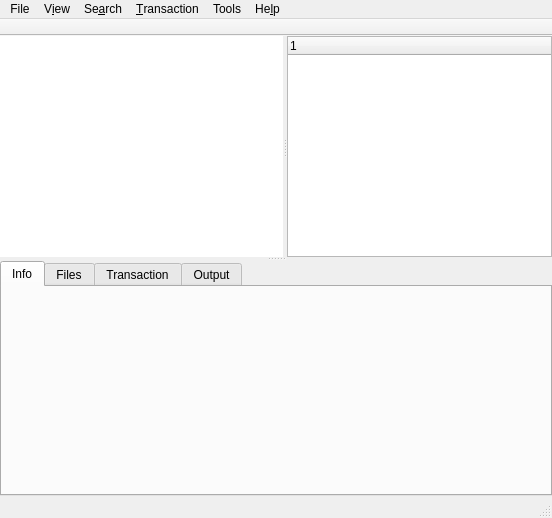
<?xml version="1.0" encoding="UTF-8"?>
<ui version="4.0">
 <class>MainWindow</class>
 <widget class="QMainWindow" name="MainWindow">
  <property name="geometry">
   <rect>
    <x>0</x>
    <y>0</y>
    <width>552</width>
    <height>518</height>
   </rect>
  </property>
  <property name="windowTitle">
   <string>Octopi</string>
  </property>
  <property name="windowIcon">
   <iconset>
    <normaloff>:/resorces/icons/resources/icons/octopi_yellow.png</normaloff>:/resorces/icons/resources/icons/octopi_yellow.png</iconset>
  </property>
  <widget class="QWidget" name="centralWidget">
   <property name="enabled">
    <bool>true</bool>
   </property>
   <layout class="QGridLayout" name="gridLayout">
    <property name="leftMargin">
     <number>0</number>
    </property>
    <property name="topMargin">
     <number>0</number>
    </property>
    <property name="rightMargin">
     <number>0</number>
    </property>
    <property name="bottomMargin">
     <number>0</number>
    </property>
    <property name="spacing">
     <number>0</number>
    </property>
    <item row="0" column="0">
     <widget class="QSplitter" name="splitterHorizontal">
      <property name="orientation">
       <enum>Qt::Vertical</enum>
      </property>
      <widget class="QSplitter" name="splitterVertical">
       <property name="orientation">
        <enum>Qt::Horizontal</enum>
       </property>
       <widget class="QTreeView" name="tvPackages">
        <property name="sizePolicy">
         <sizepolicy hsizetype="Expanding" vsizetype="MinimumExpanding">
          <horstretch>0</horstretch>
          <verstretch>0</verstretch>
         </sizepolicy>
        </property>
        <property name="minimumSize">
         <size>
          <width>0</width>
          <height>0</height>
         </size>
        </property>
        <property name="maximumSize">
         <size>
          <width>16777215</width>
          <height>16777215</height>
         </size>
        </property>
        <property name="frameShape">
         <enum>QFrame::NoFrame</enum>
        </property>
        <property name="frameShadow">
         <enum>QFrame::Plain</enum>
        </property>
        <property name="indentation">
         <number>20</number>
        </property>
       </widget>
       <widget class="QTreeWidget" name="twGroups">
        <property name="maximumSize">
         <size>
          <width>265</width>
          <height>16777215</height>
         </size>
        </property>
        <column>
         <property name="text">
          <string notr="true">1</string>
         </property>
        </column>
       </widget>
      </widget>
      <widget class="QTabWidget" name="twProperties">
       <property name="sizePolicy">
        <sizepolicy hsizetype="Expanding" vsizetype="Expanding">
         <horstretch>0</horstretch>
         <verstretch>0</verstretch>
        </sizepolicy>
       </property>
       <property name="minimumSize">
        <size>
         <width>0</width>
         <height>235</height>
        </size>
       </property>
       <property name="currentIndex">
        <number>0</number>
       </property>
       <widget class="QWidget" name="tabInfo">
        <attribute name="title">
         <string>Info</string>
        </attribute>
       </widget>
       <widget class="QWidget" name="tbFiles">
        <attribute name="title">
         <string>Files</string>
        </attribute>
       </widget>
       <widget class="QWidget" name="tabTransaction">
        <attribute name="title">
         <string>Transaction</string>
        </attribute>
       </widget>
       <widget class="QWidget" name="tabOutput">
        <attribute name="title">
         <string>Output</string>
        </attribute>
       </widget>
      </widget>
     </widget>
    </item>
   </layout>
  </widget>
  <widget class="QMenuBar" name="menuBar">
   <property name="geometry">
    <rect>
     <x>0</x>
     <y>0</y>
     <width>552</width>
     <height>21</height>
    </rect>
   </property>
   <property name="contextMenuPolicy">
    <enum>Qt::NoContextMenu</enum>
   </property>
   <widget class="QMenu" name="menuHelp">
    <property name="title">
     <string>He&amp;lp</string>
    </property>
    <addaction name="actionHelpUsage"/>
    <addaction name="separator"/>
    <addaction name="actionHelpAbout"/>
   </widget>
   <widget class="QMenu" name="menuView">
    <property name="title">
     <string>V&amp;iew</string>
    </property>
    <addaction name="actionViewAllPackages"/>
    <addaction name="actionViewInstalledPackages"/>
    <addaction name="actionViewNonInstalledPackages"/>
    <addaction name="separator"/>
   </widget>
   <widget class="QMenu" name="menuTransaction">
    <property name="title">
     <string>&amp;Transaction</string>
    </property>
    <addaction name="actionCommit"/>
    <addaction name="actionCancel"/>
   </widget>
   <widget class="QMenu" name="menuFile">
    <property name="title">
     <string>File</string>
    </property>
    <addaction name="actionGetNews"/>
    <addaction name="actionSyncPackages"/>
    <addaction name="actionSystemUpgrade"/>
    <addaction name="separator"/>
    <addaction name="actionInstallLocalPackage"/>
    <addaction name="actionOpenRootTerminal"/>
    <addaction name="separator"/>
    <addaction name="actionExit"/>
   </widget>
   <widget class="QMenu" name="menuSearch">
    <property name="title">
     <string>Se&amp;arch</string>
    </property>
    <addaction name="actionSearchByName"/>
    <addaction name="actionSearchByDescription"/>
    <addaction name="separator"/>
    <addaction name="actionSearchByFile"/>
   </widget>
   <widget class="QMenu" name="menuTools">
    <property name="title">
     <string>Tools</string>
    </property>
    <addaction name="actionCacheCleaner"/>
    <addaction name="actionPacmanLogViewer"/>
    <addaction name="actionRepositoryEditor"/>
   </widget>
   <addaction name="menuFile"/>
   <addaction name="menuView"/>
   <addaction name="menuSearch"/>
   <addaction name="menuTransaction"/>
   <addaction name="menuTools"/>
   <addaction name="menuHelp"/>
  </widget>
  <widget class="QToolBar" name="mainToolBar">
   <property name="contextMenuPolicy">
    <enum>Qt::NoContextMenu</enum>
   </property>
   <property name="movable">
    <bool>false</bool>
   </property>
   <attribute name="toolBarArea">
    <enum>TopToolBarArea</enum>
   </attribute>
   <attribute name="toolBarBreak">
    <bool>false</bool>
   </attribute>
  </widget>
  <widget class="QStatusBar" name="statusBar"/>
  <action name="actionHelpAbout">
   <property name="text">
    <string>&amp;About</string>
   </property>
   <property name="iconText">
    <string>About</string>
   </property>
   <property name="iconVisibleInMenu">
    <bool>true</bool>
   </property>
  </action>
  <action name="actionViewNonInstalledPackages">
   <property name="checkable">
    <bool>true</bool>
   </property>
   <property name="checked">
    <bool>false</bool>
   </property>
   <property name="text">
    <string>&amp;Non installed</string>
   </property>
  </action>
  <action name="actionCommit">
   <property name="icon">
    <iconset resource="../resources.qrc">
     <normaloff>:/resources/images/commit.png</normaloff>:/resources/images/commit.png</iconset>
   </property>
   <property name="text">
    <string>&amp;Commit</string>
   </property>
   <property name="shortcut">
    <string>Ctrl+M</string>
   </property>
  </action>
  <action name="actionCancel">
   <property name="icon">
    <iconset resource="../resources.qrc">
     <normaloff>:/resources/images/rollback.png</normaloff>:/resources/images/rollback.png</iconset>
   </property>
   <property name="text">
    <string>Ca&amp;ncel</string>
   </property>
   <property name="toolTip">
    <string>Cancel</string>
   </property>
   <property name="shortcut">
    <string>Ctrl+E</string>
   </property>
  </action>
  <action name="actionSyncPackages">
   <property name="icon">
    <iconset resource="../resources.qrc">
     <normaloff>:/resources/images/refresh.png</normaloff>:/resources/images/refresh.png</iconset>
   </property>
   <property name="text">
    <string>&amp;Sync database</string>
   </property>
   <property name="shortcut">
    <string>Ctrl+D</string>
   </property>
  </action>
  <action name="actionExit">
   <property name="icon">
    <iconset resource="../resources.qrc">
     <normaloff>:/resources/images/exit.png</normaloff>:/resources/images/exit.png</iconset>
   </property>
   <property name="text">
    <string>&amp;Exit</string>
   </property>
   <property name="shortcut">
    <string>Ctrl+Q</string>
   </property>
  </action>
  <action name="actionSystemUpgrade">
   <property name="icon">
    <iconset resource="../resources.qrc">
     <normaloff>:/resources/images/fast_forward.png</normaloff>:/resources/images/fast_forward.png</iconset>
   </property>
   <property name="text">
    <string>Package &amp;upgrade</string>
   </property>
   <property name="toolTip">
    <string>Package upgrade</string>
   </property>
   <property name="shortcut">
    <string>Ctrl+U</string>
   </property>
  </action>
  <action name="actionInstall">
   <property name="icon">
    <iconset resource="../resources.qrc">
     <normaloff>:/resources/images/toinstall.png</normaloff>:/resources/images/toinstall.png</iconset>
   </property>
   <property name="text">
    <string>Install</string>
   </property>
   <property name="toolTip">
    <string>Install</string>
   </property>
  </action>
  <action name="actionRemove">
   <property name="icon">
    <iconset resource="../resources.qrc">
     <normaloff>:/resources/images/toremove.png</normaloff>:/resources/images/toremove.png</iconset>
   </property>
   <property name="text">
    <string>Remove</string>
   </property>
   <property name="toolTip">
    <string>Remove</string>
   </property>
  </action>
  <action name="actionOutdated_packages">
   <property name="text">
    <string>Outdated packages</string>
   </property>
  </action>
  <action name="actionGetNews">
   <property name="icon">
    <iconset resource="../resources.qrc">
     <normaloff>:/resources/images/rss.png</normaloff>:/resources/images/rss.png</iconset>
   </property>
   <property name="text">
    <string>&amp;Get latest distro news</string>
   </property>
   <property name="shortcut">
    <string>Ctrl+G</string>
   </property>
  </action>
  <action name="actionCollapseItem">
   <property name="icon">
    <iconset resource="../resources.qrc">
     <normaloff>:/resources/images/collapse.png</normaloff>:/resources/images/collapse.png</iconset>
   </property>
   <property name="text">
    <string>Collapse item</string>
   </property>
  </action>
  <action name="actionExpandItem">
   <property name="icon">
    <iconset resource="../resources.qrc">
     <normaloff>:/resources/images/expand.png</normaloff>:/resources/images/expand.png</iconset>
   </property>
   <property name="text">
    <string>Expand item</string>
   </property>
  </action>
  <action name="actionCollapseAllItems">
   <property name="icon">
    <iconset resource="../resources.qrc">
     <normaloff>:/resources/images/collapse.png</normaloff>:/resources/images/collapse.png</iconset>
   </property>
   <property name="text">
    <string>Collapse all items</string>
   </property>
  </action>
  <action name="actionExpandAllItems">
   <property name="icon">
    <iconset resource="../resources.qrc">
     <normaloff>:/resources/images/expand.png</normaloff>:/resources/images/expand.png</iconset>
   </property>
   <property name="text">
    <string>Expand all items</string>
   </property>
  </action>
  <action name="actionOpenFile">
   <property name="icon">
    <iconset resource="../resources.qrc">
     <normaloff>:/resources/images/binary.png</normaloff>:/resources/images/binary.png</iconset>
   </property>
   <property name="text">
    <string>Open file</string>
   </property>
  </action>
  <action name="actionEditFile">
   <property name="icon">
    <iconset resource="../resources.qrc">
     <normaloff>:/resources/images/editfile.png</normaloff>:/resources/images/editfile.png</iconset>
   </property>
   <property name="text">
    <string>Edit file</string>
   </property>
  </action>
  <action name="actionOpenDirectory">
   <property name="icon">
    <iconset resource="../resources.qrc">
     <normaloff>:/resources/images/folder.png</normaloff>:/resources/images/folder.png</iconset>
   </property>
   <property name="text">
    <string>Open directory</string>
   </property>
  </action>
  <action name="actionOpenTerminal">
   <property name="icon">
    <iconset resource="../resources.qrc">
     <normaloff>:/resources/images/terminal.png</normaloff>:/resources/images/terminal.png</iconset>
   </property>
   <property name="text">
    <string>Open terminal here</string>
   </property>
  </action>
  <action name="actionRemoveTransactionItem">
   <property name="icon">
    <iconset resource="../resources.qrc">
     <normaloff>:/resources/images/window_close.png</normaloff>:/resources/images/window_close.png</iconset>
   </property>
   <property name="text">
    <string>Remove item</string>
   </property>
   <property name="iconVisibleInMenu">
    <bool>true</bool>
   </property>
  </action>
  <action name="actionRemoveTransactionItems">
   <property name="icon">
    <iconset resource="../resources.qrc">
     <normaloff>:/resources/images/window_close.png</normaloff>:/resources/images/window_close.png</iconset>
   </property>
   <property name="text">
    <string>Remove items</string>
   </property>
   <property name="iconVisibleInMenu">
    <bool>true</bool>
   </property>
  </action>
  <action name="actionSearchByDescription">
   <property name="checkable">
    <bool>true</bool>
   </property>
   <property name="text">
    <string>By &amp;description</string>
   </property>
  </action>
  <action name="actionSearchByName">
   <property name="checkable">
    <bool>true</bool>
   </property>
   <property name="text">
    <string>&amp;By name</string>
   </property>
  </action>
  <action name="actionFindFileInPackage">
   <property name="icon">
    <iconset resource="../resources.qrc">
     <normaloff>:/resources/images/find.png</normaloff>:/resources/images/find.png</iconset>
   </property>
   <property name="text">
    <string>Find a file</string>
   </property>
  </action>
  <action name="actionOpenRootTerminal">
   <property name="icon">
    <iconset resource="../resources.qrc">
     <normaloff>:/resources/images/terminal.png</normaloff>:/resources/images/terminal.png</iconset>
   </property>
   <property name="text">
    <string>&amp;Open root terminal</string>
   </property>
  </action>
  <action name="actionHelpUsage">
   <property name="text">
    <string>&amp;Usage</string>
   </property>
   <property name="shortcut">
    <string>F1</string>
   </property>
   <property name="iconVisibleInMenu">
    <bool>true</bool>
   </property>
  </action>
  <action name="actionInstallLocalPackage">
   <property name="text">
    <string>&amp;Install local package...</string>
   </property>
  </action>
  <action name="actionPacmanLogViewer">
   <property name="enabled">
    <bool>true</bool>
   </property>
   <property name="text">
    <string>&amp;Pacman Log Viewer</string>
   </property>
   <property name="visible">
    <bool>true</bool>
   </property>
  </action>
  <action name="actionRepositoryEditor">
   <property name="icon">
    <iconset resource="../resources.qrc">
     <normaloff>:/resources/images/binary.png</normaloff>:/resources/images/binary.png</iconset>
   </property>
   <property name="text">
    <string>&amp;Repository Editor</string>
   </property>
  </action>
  <action name="actionCacheCleaner">
   <property name="icon">
    <iconset resource="../resources.qrc">
     <normaloff>:/resources/images/cachecleaner.png</normaloff>:/resources/images/cachecleaner.png</iconset>
   </property>
   <property name="text">
    <string>&amp;Cache Cleaner</string>
   </property>
  </action>
  <action name="actionViewInstalledPackages">
   <property name="checkable">
    <bool>true</bool>
   </property>
   <property name="text">
    <string>&amp;Installed</string>
   </property>
  </action>
  <action name="actionViewAllPackages">
   <property name="checkable">
    <bool>true</bool>
   </property>
   <property name="text">
    <string/>
   </property>
  </action>
  <action name="actionSearchByFile">
   <property name="checkable">
    <bool>true</bool>
   </property>
   <property name="text">
    <string>By &amp;file</string>
   </property>
  </action>
 </widget>
 <layoutdefault spacing="6" margin="11"/>
 <tabstops>
  <tabstop>tvPackages</tabstop>
  <tabstop>twProperties</tabstop>
 </tabstops>
 <resources>
  <include location="../resources.qrc"/>
 </resources>
 <connections/>
</ui>
